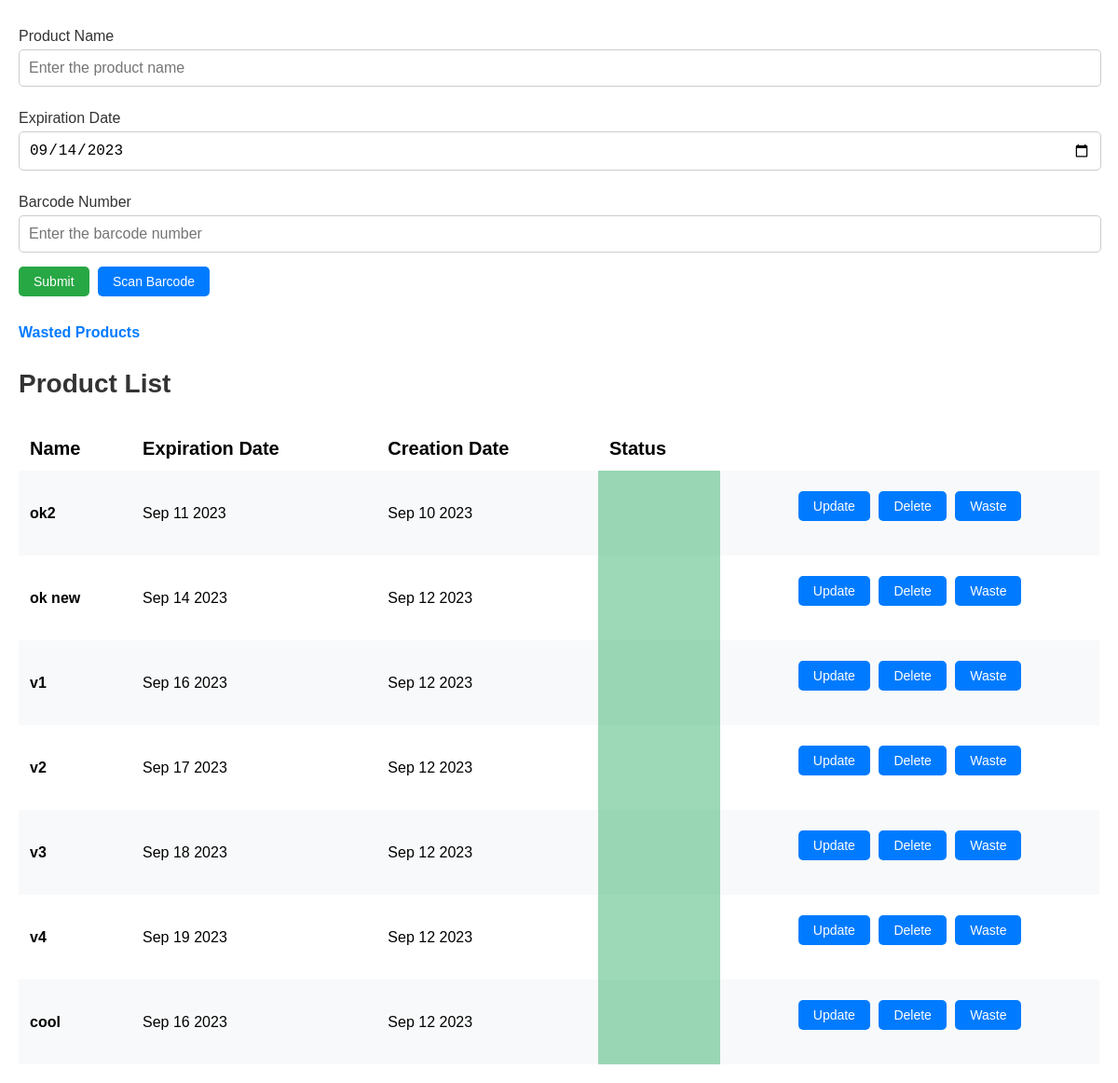
Before: / with the older database file.
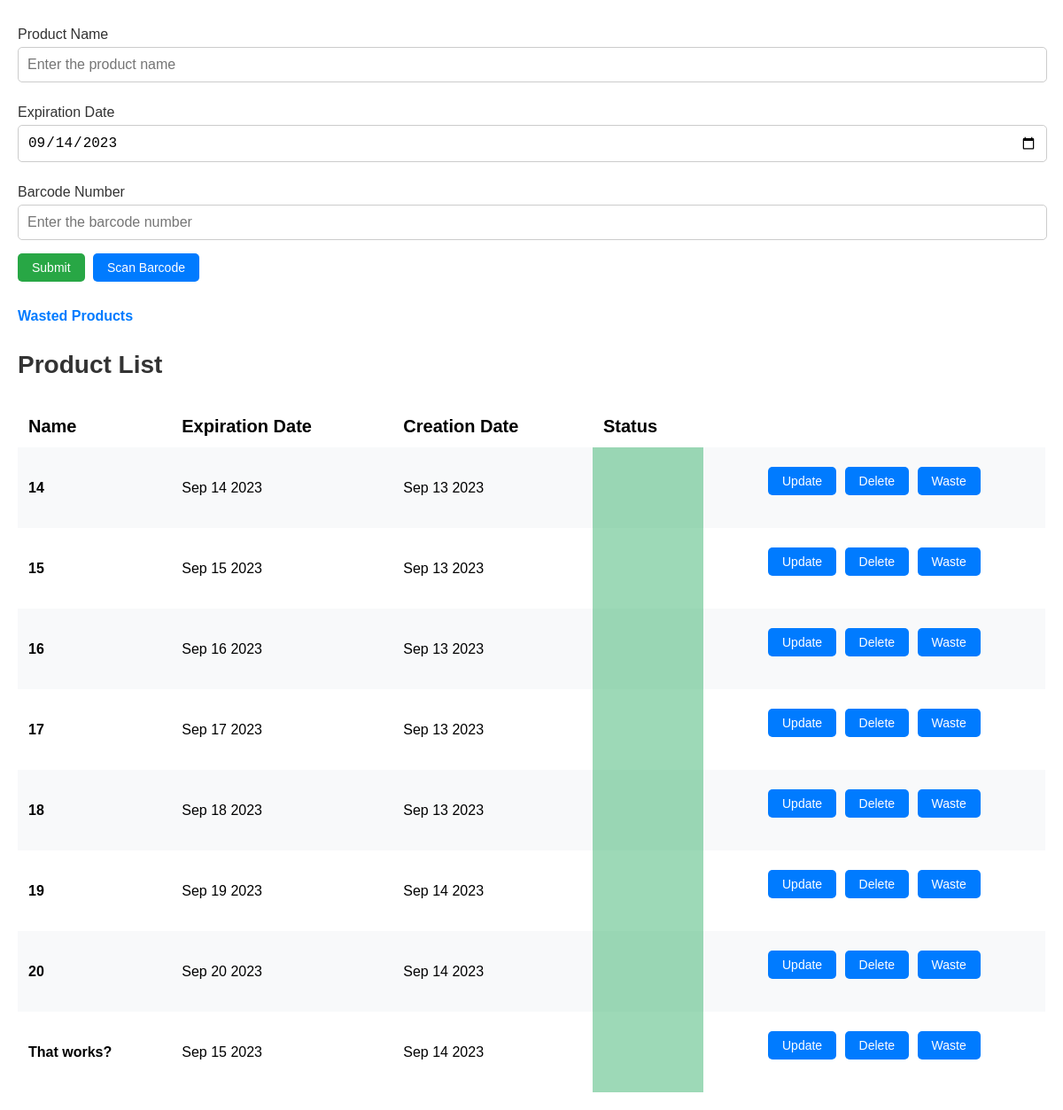
After: the same page with the newer database file.
### app.py (models this page shows, shortened)
class Product(db.Model):
    id = db.Column(db.Integer, primary_key=True)
    product_name = db.Column(db.String(200), nullable=False)
    date_created = db.Column(db.DateTime, default=lambda: datetime.now(pt_timezone))
    date_wasted = db.Column(db.DateTime, default=lambda: datetime.now(pt_timezone))
    expiration_date = db.Column(db.Date)
    expiration_status = db.Column(db.Boolean, default=False)
    wasted_status = db.Column(db.Boolean, default=False)
    barcode_id = db.Column(db.Integer, db.ForeignKey('barcode.id'))
    barcode = db.relationship('Barcode', back_populates='products')

### app.py (the view)
@app.route('/', methods=['POST', 'GET'])
def index():
    if request.method == 'POST':
        item_content = request.form['product-name']
        expiration_date_str = request.form['expiration-date']
        item_expiration_datetime_utc = datetime.strptime(
            expiration_date_str, '%Y-%m-%d').replace(tzinfo=pytz.utc)
        item_expiration_datetime_pt = item_expiration_datetime_utc
        item_expiration_date = item_expiration_datetime_pt.date()
        barcode_number = request.form['barcode-number']
        barcode = Barcode.query.filter_by(barcode_value=barcode_number).first()
        current_date = datetime.now(pt_timezone).date()
        if item_expiration_date <= current_date:
            return redirect(url_for('expired_date_input'))
        if barcode is None:
            new_barcode = Barcode(barcode_value=barcode_number, barcode_item_name=item_content)
            db.session.add(new_barcode)
            db.session.commit()
            barcode = Barcode.query.filter_by(barcode_value=barcode_number).first()
        new_product = Product(product_name=item_content, expiration_date=item_expiration_date, barcode_id=barcode.id)
        db.session.add(new_product)
        db.session.commit()
        products = Product.query.filter_by(wasted_status=False).order_by(Product.date_created).all()
        current_date = datetime.now(pt_timezone)
        return redirect(url_for('index'))
    else:
        products = Product.query.filter_by(wasted_status=False).order_by(Product.date_created).all()
        current_date = datetime.now(pt_timezone)
        return render_template("index.html", products=products, current_date=current_date.strftime('%Y-%m-%d'))

### templates/index.html (shortened to what this page needs)
{% extends 'base.html' %}
{% block body %}
<div class="content">
    <form class="product-form" action="/" method="POST" id="product-form">
        <label for="input-product-name">Product Name</label>
        <input type="text" name="product-name" id="input-product-name" placeholder="Enter the product name" required>
        <label for="input-expiration-date">Expiration Date</label>
        <input type="date" name="expiration-date" id="input-expiration-date" value="{{ current_date }}" required>
        <label for="input-barcode-number">Barcode Number</label>
        <input type="text" name="barcode-number" id="input-barcode-number" placeholder="Enter the barcode number">
        <button type="submit" id="submit-button">Submit</button>
        <div class="scan-barcode-container">
            <button type="button" id="scan-barcode">Scan Barcode</button>
        </div>
    </form>
    <a class="wasted-products-link" href="/wasted_product_list">Wasted Products</a>
    <h1 class="headline">Product List</h1>
    {% if products|length < 1 %} <h4 class="no-products-msg">There are no products. Create one below!</h4>
        {% else %}
        <table class="desktop">
            <tr>
                <td class="attribute-label">Name</th>
                <td class="attribute-label">Expiration Date</th>
                <td class="attribute-label">Creation Date</th>
                <td class="attribute-label">Status</th>
            </tr>
            {% for product in products %}
            <tr data-product-id="{{ product.id }}">
                <td class="product product-name">{{ product.product_name }}</td>
                <td class="product expiration-date">{{ product.expiration_date.strftime('%b %d %Y') }}</td>
                <td class="product creation-date">{{ product.date_created.strftime('%b %d %Y') }}</td>
                <td class="product expiration-status" data-product-id="{{ product.id }}"></td>
                <td class="button-container">
                    <button class="update-button" data-product-id="{{ product.id }}">Update</button>
                    <button class="delete-button" data-product-id="{{ product.id }}">Delete</button>
                    <button class="waste-button" data-product-id="{{ product.id }}">Waste</button>
                </td>
            </tr>
            {% endfor %}
        </table>
        {% endif %}
</div>
{% endblock %}

### templates/base.html (shortened to what this page needs)
<!DOCTYPE html>
<html lang="en">
<head>
    <link rel="stylesheet" href="{{ url_for('static', filename='css/main.css')}}">
</head>
<body>
    {% block body %} {% endblock %}
</body>
</html>

### static/css/main.css (style rules this page uses)
body { font-family: 'Arial', sans-serif; margin: 0 auto; }
.content { max-width: 1200px; padding: 20px; margin: 0 auto; }
h1.headline { font-size: 28px; color: #333; margin: 30px 0; }
.product-form label { display: block; font-size: 16px; color: #333; margin: 10px 0 5px; }
.product-form input[type="text"], .product-form input[type="date"] { width: calc(100% - 20px); padding: 10px; margin-bottom: 15px; border: 1px solid #ccc; border-radius: 5px; font-size: 16px; }
.product-name { font-weight: bold; }
.expiration-status { color: #3cb371; }
.button-container { display: flex; margin: 10px 0 25px 0; }
#submit-button { background-color: #28a745; }
.wasted-products-link { display: block; color: #007bff; text-decoration: none; font-weight: bold; margin: 30px 0; }
button { background-color: #007bff; color: #fff; border: none; padding: 8px 16px; font-size: 14px; border-radius: 5px; cursor: pointer; margin-right: 5px; width: 100%; }
button:last-child { margin-right: 0; }
.product, .attribute-label { width: 100%; }
.desktop { display: none; }
.scan-barcode-container { margin-top: 10px; position: relative; }
@media (min-width: 768px) { .desktop { display: table; } }
@media (min-width: 768px) { .product, .attribute-label { width: auto; } }
@media (min-width: 768px) { #submit-button, .scan-barcode-container { display: inline; } }
@media (min-width: 768px) { table { width: 100%; border-collapse: collapse; margin-top: 20px; } }
@media (min-width: 768px) { th, td { padding: 12px; } }
@media (min-width: 768px) { tr:nth-child(even) { background-color: #f8f9fa; } }
@media (min-width: 768px) { button { width: auto; } }
@media (min-width: 768px) { .button-container { text-align: center; display: block; } }
@media (min-width: 768px) { .attribute-label { font-size: 20px; font-weight: bold; } }
@media (min-width: 768px) { .expiration-status { color: #000; background: rgba(60, 179, 113, 0.5); } }

Changed rows visible on the page:
no longer on this page (row edited): Product: product_name "ok2", expiration_date "Sep 11 2023", date_created "Sep 10 2023"
removed Product: product_name "ok new", expiration_date "Sep 14 2023", date_created "Sep 12 2023"
removed Product: product_name "v1", expiration_date "Sep 16 2023", date_created "Sep 12 2023"
removed Product: product_name "v2", expiration_date "Sep 17 2023", date_created "Sep 12 2023"
removed Product: product_name "v3", expiration_date "Sep 18 2023", date_created "Sep 12 2023"
removed Product: product_name "v4", expiration_date "Sep 19 2023", date_created "Sep 12 2023"
removed Product: product_name "cool", expiration_date "Sep 16 2023", date_created "Sep 12 2023"
added Product: product_name "14", expiration_date "Sep 14 2023", date_created "Sep 13 2023"
added Product: product_name "15", expiration_date "Sep 15 2023", date_created "Sep 13 2023"
added Product: product_name "16", expiration_date "Sep 16 2023", date_created "Sep 13 2023"
added Product: product_name "17", expiration_date "Sep 17 2023", date_created "Sep 13 2023"
added Product: product_name "18", expiration_date "Sep 18 2023", date_created "Sep 13 2023"
added Product: product_name "19", expiration_date "Sep 19 2023", date_created "Sep 14 2023"
added Product: product_name "20", expiration_date "Sep 20 2023", date_created "Sep 14 2023"
added Product: product_name "That works?", expiration_date "Sep 15 2023", date_created "Sep 14 2023"
